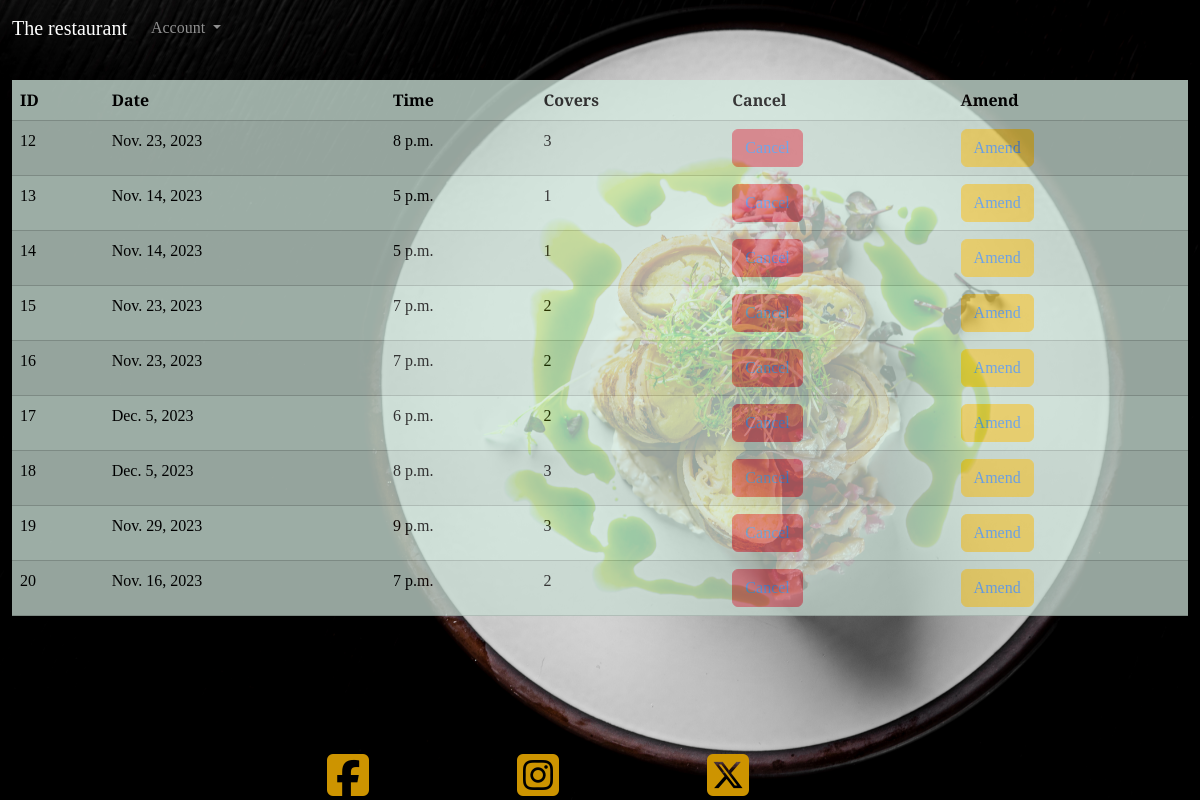
Before: /viewbookings/ (signed in) with the older database file.
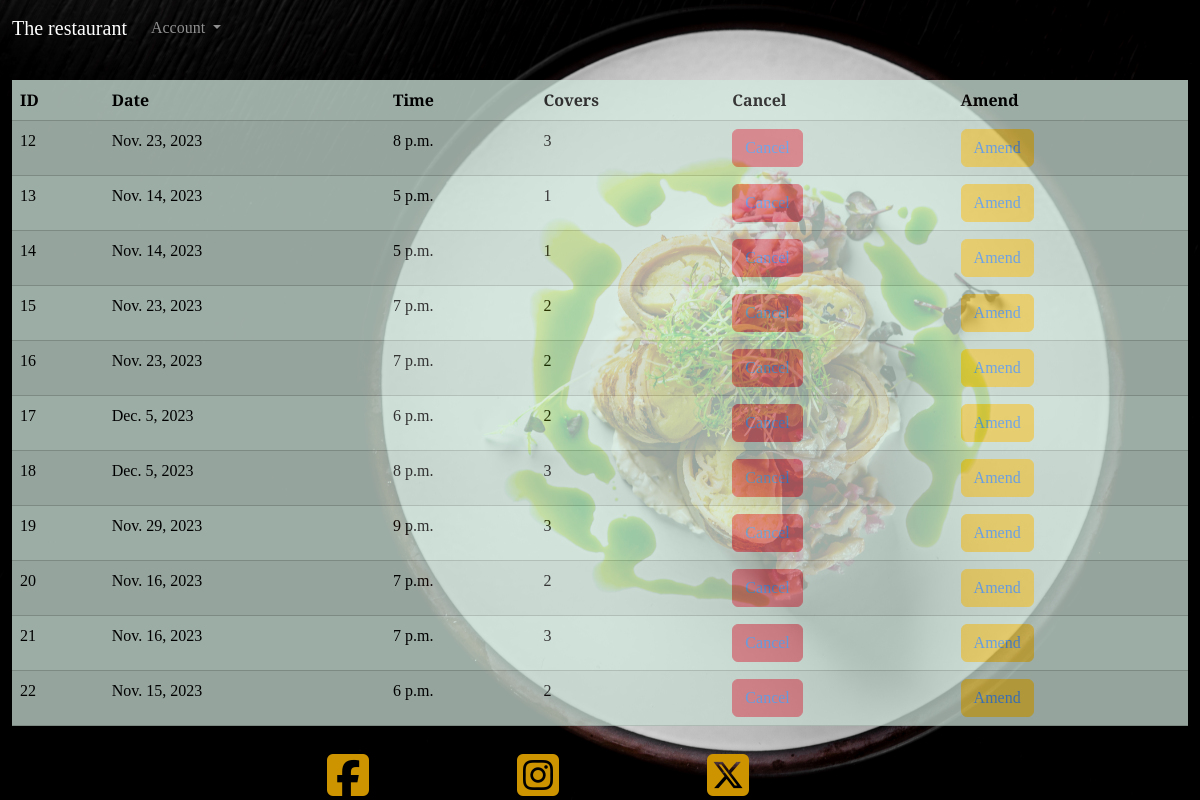
After: the same page with the newer database file.
### therestaurant/models.py (models this page shows)
class Reservation(models.Model):
    user = models.ForeignKey(User, on_delete=models.CASCADE, null=True)
    first_name = models.CharField(max_length=50, null=False, blank=False)
    last_name = models.CharField(max_length=50, null=False, blank=False)
    email = models.EmailField(null=False, blank=False)
    contact_number = models.CharField(max_length=15, null=False, blank=False)
    date = models.DateField(null=False, blank=False)
    time = models.TimeField(null=False, blank=False)
    covers = models.IntegerField(null=False, blank=False)
    table = models.ForeignKey(Table, on_delete=models.CASCADE, default=get_default_table)

### therestaurant/views.py (the view)
# urls.py: path('viewbookings/', get_bookings, name='get_bookings'),
def get_bookings(request):
    user_bookings = Reservation.objects.filter(user=request.user)
    today = date.today()
    return render(request, 'viewbooking/viewbookings.html', {'user_bookings': user_bookings, 'today': today})

### templates/viewbooking/viewbookings.html
{% extends "home/home.html" %}
{% block content %}
<div class="table-responsive">
    <table class="table table-success table-striped table-hover opacity-75">
        <thead>
            <tr>
                <th scope="col">ID</th>
                <th scope="col">Date</th>
                <th scope="col">Time</th>
                <th scope="col">Covers</th>
                <th scope="col">Cancel</th>
                <th scope="col">Amend</th>
        </tr>
        </thead>
        <tbody>
            {% for booking in user_bookings %}
            <tr>
                <td>{{ booking.id }}</th>
                <td>{{ booking.date }}</td>
                <td>{{ booking.time }}</td>
                <td>{{ booking.covers }}</td>
                {% if booking.date < today %}
                    <td><button class="btn btn-danger disabled"><a href="{% url 'cancel_booking' booking.id %}" class="text-decoration-none">Cancel</a></button></td>
                    <td><button class="btn btn-warning disabled"><a href="{% url 'amend_booking' booking.id %}" class="text-decoration-none">Amend</a></button></td>
                {% else %}
                    <td><button class="btn btn-danger"><a href="{% url 'cancel_booking' booking.id %}" class="text-decoration-none">Cancel</a></button></td>
                    <td><button class="btn btn-warning"><a href="{% url 'amend_booking' booking.id %}" class="text-decoration-none">Amend</a></button></td>
                {% endif %}
            </tr>
            {% endfor %}
        </tbody>
    </table>
</div>
{% endblock %}

### templates/home/home.html (shortened to what this page needs)
<!DOCTYPE html>
<html lang="en">
<head>
  <link href="https://cdn.jsdelivr.net/npm/bootstrap@5.3.1/dist/css/bootstrap.min.css" rel="stylesheet"
>
  {% load static %}
  <link rel="stylesheet" href="{% static 'home/style.css' %}">
</head>
<body>
  <div class="hero container-fluid">
    <nav class="navbar fixed-top navbar-expand-lg navbar-dark">
      <div class="container-fluid">
        <a class="navbar-brand" href="{%url 'get_homepage' %}">The restaurant</a>
        <div class="collapse navbar-collapse" id="navbarNavDarkDropdown">
          <ul class="navbar-nav">
            <li class="nav-item dropdown">
              <a class="nav-link dropdown-toggle" href="#" id="navbarDarkDropdownMenuLink" role="button"
                data-bs-toggle="dropdown" aria-expanded="false">
                Account
              </a>
            </li>
          </ul>
        </div>
      </div>
    </nav>
    <main>
      {% block content %}{% endblock %}
      <div class="container footer fixed-bottom">
        <div class="row justify-content-center">
          <div class="col-2">
            <a href="https://facebook.com"><i class="fa-brands fa-square-facebook"></i></a>
          </div>
          <div class="col-2">
            <a href="https://instagram.com"><i class="fa-brands fa-square-instagram"></i></a>
          </div>
          <div class="col-2">
            <a href="https://twitter.com"><i class="fa-brands fa-square-x-twitter"></i></a>
          </div>
        </div>
      </div>
    </main>
</body>
</html>

### therestaurant/static/home/style.css (style rules this page uses)
body { color: #cd9400; font-family: 'Playfair Display', serif; }
main { padding-top: 80px; }
.hero { background: url('images/home_hero.jpg') no-repeat center center; background-size: cover; background-attachment: fixed; min-height: 100vh; }
@media (min-width: 425px) { .hero { min-height: 100vh; align-items: center; } }
i { font-size: 3em; text-decoration: none; color: #cd9400; }

Changed rows visible on the page:
added Reservation: id "21", date "Nov. 16, 2023", time "7 p.m.", covers "3", shows "Amend"
added Reservation: id "22", date "Nov. 15, 2023", time "6 p.m.", covers "2", shows "Amend"
